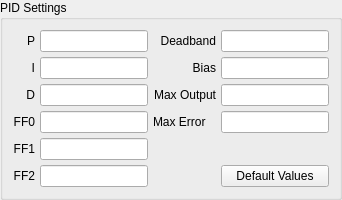
             <widget class="QGroupBox" name="groupBox_2">
              <property name="styleSheet">
               <string notr="true"/>
              </property>
              <property name="title">
               <string>PID Settings</string>
              </property>
              <layout class="QGridLayout" name="gridLayout">
               <property name="leftMargin">
                <number>10</number>
               </property>
               <property name="topMargin">
                <number>10</number>
               </property>
               <property name="rightMargin">
                <number>10</number>
               </property>
               <property name="bottomMargin">
                <number>10</number>
               </property>
               <property name="spacing">
                <number>5</number>
               </property>
               <item row="0" column="0">
                <widget class="QLabel" name="label_215">
                 <property name="text">
                  <string>P</string>
                 </property>
                 <property name="alignment">
                  <set>Qt::AlignRight|Qt::AlignTrailing|Qt::AlignVCenter</set>
                 </property>
                </widget>
               </item>
               <item row="0" column="1">
                <widget class="QLineEdit" name="p_0">
                 <property name="text">
                  <string/>
                 </property>
                 <property name="alignment">
                  <set>Qt::AlignRight|Qt::AlignTrailing|Qt::AlignVCenter</set>
                 </property>
                </widget>
               </item>
               <item row="0" column="2">
                <widget class="QLabel" name="label_214">
                 <property name="text">
                  <string>Deadband</string>
                 </property>
                 <property name="alignment">
                  <set>Qt::AlignRight|Qt::AlignTrailing|Qt::AlignVCenter</set>
                 </property>
                </widget>
               </item>
               <item row="0" column="3">
                <widget class="QLineEdit" name="deadband_0">
                 <property name="text">
                  <string/>
                 </property>
                 <property name="alignment">
                  <set>Qt::AlignRight|Qt::AlignTrailing|Qt::AlignVCenter</set>
                 </property>
                </widget>
               </item>
               <item row="1" column="0">
                <widget class="QLabel" name="label_216">
                 <property name="text">
                  <string>I</string>
                 </property>
                 <property name="alignment">
                  <set>Qt::AlignRight|Qt::AlignTrailing|Qt::AlignVCenter</set>
                 </property>
                </widget>
               </item>
               <item row="1" column="1">
                <widget class="QLineEdit" name="i_0">
                 <property name="text">
                  <string/>
                 </property>
                 <property name="alignment">
                  <set>Qt::AlignRight|Qt::AlignTrailing|Qt::AlignVCenter</set>
                 </property>
                </widget>
               </item>
               <item row="1" column="2">
                <widget class="QLabel" name="label_221">
                 <property name="text">
                  <string>Bias</string>
                 </property>
                 <property name="alignment">
                  <set>Qt::AlignRight|Qt::AlignTrailing|Qt::AlignVCenter</set>
                 </property>
                </widget>
               </item>
               <item row="1" column="3">
                <widget class="QLineEdit" name="bias_0">
                 <property name="text">
                  <string/>
                 </property>
                 <property name="alignment">
                  <set>Qt::AlignRight|Qt::AlignTrailing|Qt::AlignVCenter</set>
                 </property>
                </widget>
               </item>
               <item row="2" column="0">
                <widget class="QLabel" name="label_217">
                 <property name="text">
                  <string>D</string>
                 </property>
                 <property name="alignment">
                  <set>Qt::AlignRight|Qt::AlignTrailing|Qt::AlignVCenter</set>
                 </property>
                </widget>
               </item>
               <item row="2" column="1">
                <widget class="QLineEdit" name="d_0">
                 <property name="text">
                  <string/>
                 </property>
                 <property name="alignment">
                  <set>Qt::AlignRight|Qt::AlignTrailing|Qt::AlignVCenter</set>
                 </property>
                </widget>
               </item>
               <item row="2" column="2">
                <widget class="QLabel" name="label_222">
                 <property name="text">
                  <string>Max Output</string>
                 </property>
                 <property name="alignment">
                  <set>Qt::AlignRight|Qt::AlignTrailing|Qt::AlignVCenter</set>
                 </property>
                </widget>
               </item>
               <item row="2" column="3">
                <widget class="QLineEdit" name="maxOutput_0">
                 <property name="text">
                  <string/>
                 </property>
                 <property name="alignment">
                  <set>Qt::AlignRight|Qt::AlignTrailing|Qt::AlignVCenter</set>
                 </property>
                </widget>
               </item>
               <item row="3" column="0">
                <widget class="QLabel" name="label_218">
                 <property name="text">
                  <string>FF0</string>
                 </property>
                 <property name="alignment">
                  <set>Qt::AlignRight|Qt::AlignTrailing|Qt::AlignVCenter</set>
                 </property>
                </widget>
               </item>
               <item row="3" column="1">
                <widget class="QLineEdit" name="ff0_0">
                 <property name="text">
                  <string/>
                 </property>
                 <property name="alignment">
                  <set>Qt::AlignRight|Qt::AlignTrailing|Qt::AlignVCenter</set>
                 </property>
                </widget>
               </item>
               <item row="4" column="0">
                <widget class="QLabel" name="label_219">
                 <property name="text">
                  <string>FF1</string>
                 </property>
                 <property name="alignment">
                  <set>Qt::AlignRight|Qt::AlignTrailing|Qt::AlignVCenter</set>
                 </property>
                </widget>
               </item>
               <item row="4" column="1">
                <widget class="QLineEdit" name="ff1_0">
                 <property name="text">
                  <string/>
                 </property>
                 <property name="alignment">
                  <set>Qt::AlignRight|Qt::AlignTrailing|Qt::AlignVCenter</set>
                 </property>
                </widget>
               </item>
               <item row="5" column="0">
                <widget class="QLabel" name="label_220">
                 <property name="text">
                  <string>FF2</string>
                 </property>
                 <property name="alignment">
                  <set>Qt::AlignRight|Qt::AlignTrailing|Qt::AlignVCenter</set>
                 </property>
                </widget>
               </item>
               <item row="5" column="1">
                <widget class="QLineEdit" name="ff2_0">
                 <property name="text">
                  <string/>
                 </property>
                 <property name="alignment">
                  <set>Qt::AlignRight|Qt::AlignTrailing|Qt::AlignVCenter</set>
                 </property>
                </widget>
               </item>
               <item row="5" column="3">
                <widget class="QPushButton" name="pidDefault_0">
                 <property name="text">
                  <string>Default Values</string>
                 </property>
                </widget>
               </item>
               <item row="3" column="2">
                <widget class="QLabel" name="label_183">
                 <property name="text">
                  <string>Max Error</string>
                 </property>
                </widget>
               </item>
               <item row="3" column="3">
                <widget class="QLineEdit" name="maxError_0">
                 <property name="alignment">
                  <set>Qt::AlignRight|Qt::AlignTrailing|Qt::AlignVCenter</set>
                 </property>
                </widget>
               </item>
              </layout>
             </widget>
